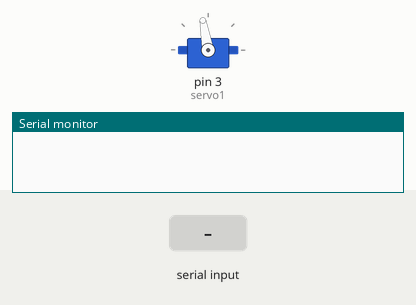
This sketch was run on a simulated Arduino Uno, built with avr-gcc and run on an emulated ATmega328P. Parts: servo, the last lines printed to the serial monitor. The test bench sets the inputs (shaded band).

Above: at 1.2 s.
1.3 s: "h" received over Serial
At 2.5 s:
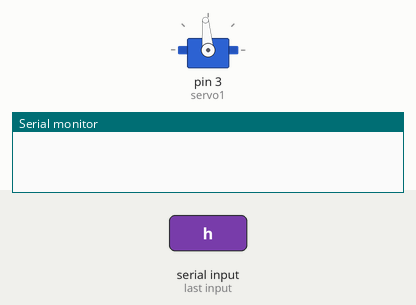
3.5 s: "a" received over Serial
At 5.2 s:
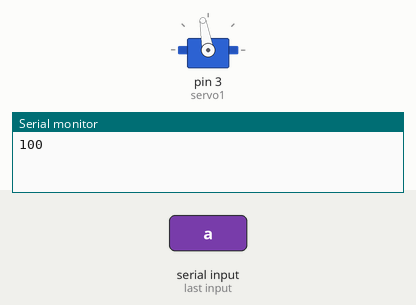
Timing chart, 0 to 6.7 s (numbered marks = the images above; inputs shaded):
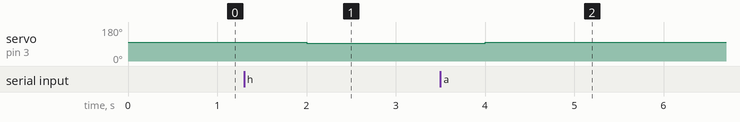

Measured:
- after the input at 1.3 s, servo on pin 3 (servo1): 100° → 95° after 0.70 s
- after the input at 3.5 s, servo on pin 3 (servo1): 95° → 100° after 0.50 s

The sketch:

bluetooth.ino
```cpp
#include <Servo.h>
Servo servo1;
char rxChar;
int ang=100;
void setup() {
// put your setup code here, to run once:
 servo1.attach(3,600,2400);
 Serial.begin(9600);
}

void loop() {
if(Serial.available()){
  rxChar= Serial.read();

  if(rxChar== 'a'){
    ang= ang+5;
    Serial.print(ang);
    }

    else if(rxChar== 'h'){
   ang= ang-5;
      }

      ang=constrain(ang,0,180);

  }

  servo1.write(ang);
  delay(1000);
}
```
